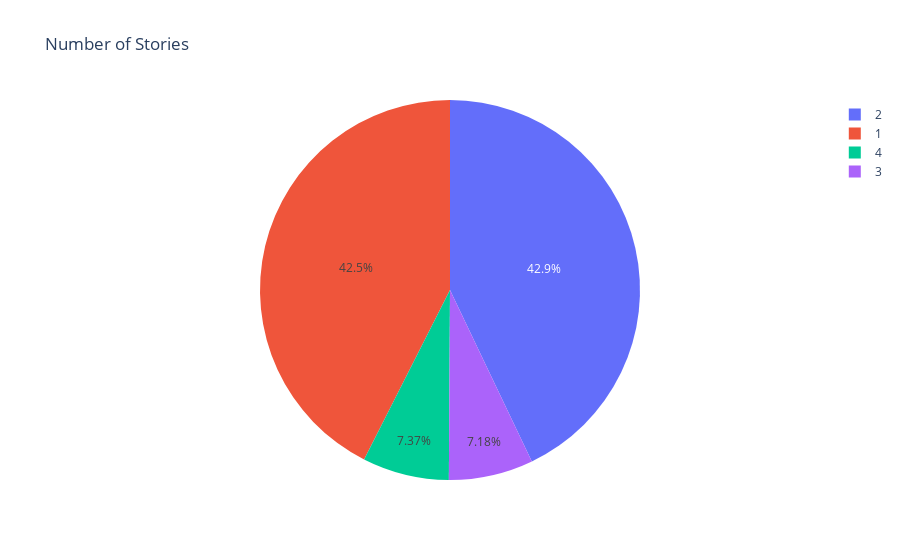

Notebook code cell kept with this figure:
### Markdown cell above
# e. stories

### Code cell
# Visualize 'stories' using pie chart
stories_counts = data['stories'].value_counts()
fig = px.pie(stories_counts, values=stories_counts.values, names=stories_counts.index, title='Number of Stories')
fig.show()

### Figure 1 — Plotly figure (JSON) as saved in the notebook; plotly's stock layout.template omitted (floating-point values rounded to 4 significant figures)
{"data": [{"domain": {"x": [0, 1], "y": [0, 1]}, "hovertemplate": "stories=%{label}<br>value=%{value}<extra></extra>", "labels": [2, 1, 4, 3], "legendgroup": "", "name": "", "showlegend": true, "type": "pie", "values": [227, 225, 39, 38]}], "layout": {"autosize": true, "legend": {"tracegroupgap": 0}, "title": {"text": "Number of Stories"}}}
